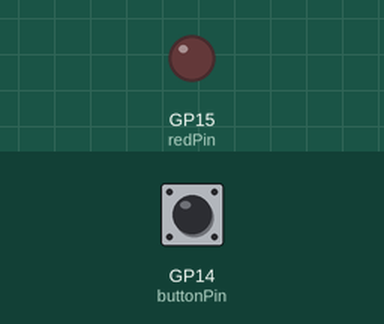
Simulated run of this program. Board: Raspberry Pi Pico running MicroPython. Shown: output pins drawn as LEDs (lit = HIGH). Dashed ring = blinking. The test bench sets the inputs (shaded band); at power-on: GP14 (buttonPin) LOW. What the program prints to the serial console is not drawn.

Above: at 1.2 s.
1.3 s: GP14 (buttonPin) pulled HIGH for 0.15 s
At 1.55 s:
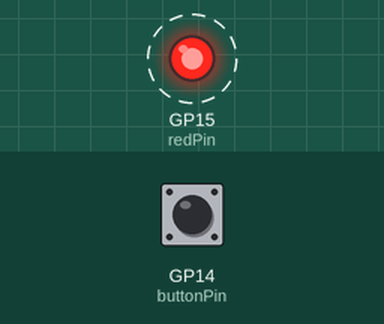
Timing chart, 0 to 10.3 s (numbered marks = the images above; inputs shaded):
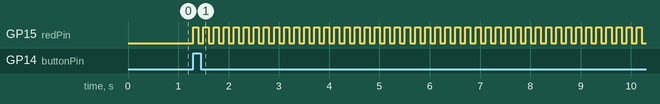

The program:

interruptDemo.py
```python
# import the required libraries
from machine import Pin
import time

# counter for loop
counter = 0

# declare the pin objects
redPin = Pin(15, Pin.OUT)
buttonPin = Pin(14, Pin.IN, Pin.PULL_DOWN)

# interrupt handler function
def alert(pin):
    global counter
    counter += 1
    print("counter = ",counter)
    print("Inside the interrupt handler function")

# attach the interrupt to the buttonPin
buttonPin.irq(trigger = Pin.IRQ_RISING, handler = alert)

while True:
    # turn on green led on
    print("start main")
    redPin.value(1) # active low , common anode type led
    time.sleep(counter * 0.1)
    redPin.low()
    time.sleep(counter * 0.1)
    print(counter * 0.1)

    
```

Measured:
- by itself, GP15 (redPin): alternates HIGH for 0.10 s and LOW for 0.10 s
